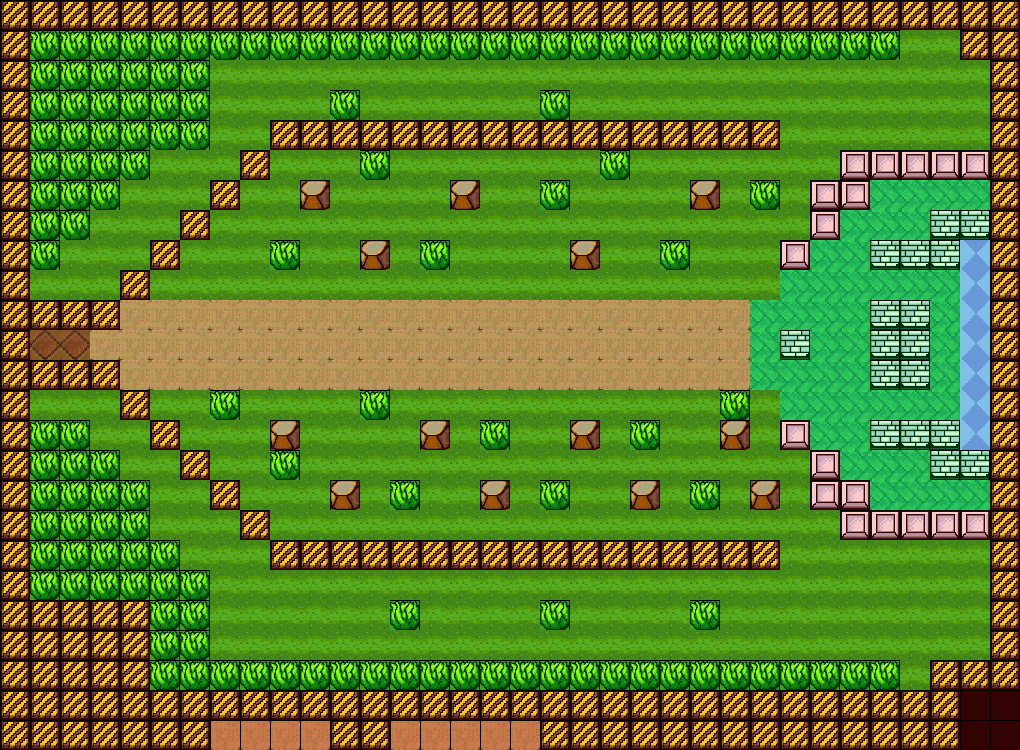

A level layout from a 2D game, rendered from its tile map. Below: a short description, then the map file with tile-grid data replaced by summaries:
An orthogonal 34x25 tile map with 30x30 px tiles, 3 tile layers (Background, Foreground, Meta), 2 tilesets and 14 objects (8x SpawnPoint, SpawnPoint9, SpawnPlayer, Exit, 4, ...).

<map version="1.0" orientation="orthogonal" width="34" height="25" tilewidth="30" tileheight="30">
 <tileset firstgid="1" name="objects" tilewidth="30" tileheight="30">
  <image source="objects.png" width="240" height="450" />
  <tile id="60">
   <properties>
    <property name="Type" value="wall1" />
   </properties>
  </tile>
  <tile id="66">
   <properties>
    <property name="Type" value="wall2" />
   </properties>
  </tile>
  <tile id="72">
   <properties>
    <property name="Type" value="wall3" />
   </properties>
  </tile>
  <tile id="78">
   <properties>
    <property name="Type" value="wall4" />
   </properties>
  </tile>
  <tile id="84">
   <properties>
    <property name="Type" value="wall5" />
   </properties>
  </tile>
  <tile id="90">
   <properties>
    <property name="Type" value="wall6" />
   </properties>
  </tile>
  <tile id="96">
   <properties>
    <property name="Type" value="wall7" />
   </properties>
  </tile>
  <tile id="102">
   <properties>
    <property name="Type" value="wall8" />
   </properties>
  </tile>
  <tile id="108">
   <properties>
    <property name="Type" value="wall9" />
   </properties>
  </tile>
 </tileset>
 <tileset firstgid="121" name="meta_tiles30x30" tilewidth="30" tileheight="30" spacing="1">
  <image source="meta_tiles30x30.png" width="61" height="31" />
  <tile id="0">
   <properties>
    <property name="Collidable" value="True" />
   </properties>
  </tile>
  <tile id="1">
   <properties>
    <property name="Collectable" value="True" />
   </properties>
  </tile>
 </tileset>
 <layer name="Background" width="34" height="25">
  <data>[850 cells, 846 non-empty, 7 distinct tile ids]</data>
 </layer>
 <layer name="Foreground" width="34" height="25">
  <data>[850 cells, 161 non-empty, 3 distinct tile ids]</data>
 </layer>
 <layer name="Meta" width="34" height="25">
  <data>[850 cells, 390 non-empty, 2 distinct tile ids]</data>
 </layer>
 <objectgroup name="Objects" width="34" height="25">
  <object name="SpawnPoint4" type="SpawnPoint" x="510" y="210" width="30" height="30">
   <properties>
    <property name="character" value="rock.png" />
   </properties>
  </object>
  <object name="SpawnPoint5" type="SpawnPoint" x="540" y="420" width="30" height="30">
   <properties>
    <property name="character" value="rock.png" />
   </properties>
  </object>
  <object name="SpawnPoint7" type="SpawnPoint" x="930" y="390" width="30" height="30">
   <properties>
    <property name="character" value="snake.png" />
   </properties>
  </object>
  <object name="SpawnPoint6" type="SpawnPoint" x="810" y="300" width="30" height="30">
   <properties>
    <property name="character" value="rock.png" />
   </properties>
  </object>
  <object name="SpawnPoint" type="SpawnPoint9" x="810" y="570" width="30" height="30">
   <properties>
    <property name="character" value="rock.png" />
   </properties>
  </object>
  <object name="SpawnPoint8" type="SpawnPoint" x="270" y="600" width="30" height="30">
   <properties>
    <property name="character" value="ball.png" />
   </properties>
  </object>
  <object name="SpawnPoint1" type="SpawnPoint" x="120" y="210" width="30" height="30">
   <properties>
    <property name="character" value="ball.png" />
   </properties>
  </object>
  <object name="SpawnPoint2" type="SpawnPoint" x="450" y="90" width="30" height="30">
   <properties>
    <property name="character" value="rock.png" />
   </properties>
  </object>
  <object name="SpawnPoint3" type="SpawnPoint" x="870" y="90" width="30" height="30">
   <properties>
    <property name="character" value="rock.png" />
   </properties>
  </object>
  <object name="SpawnPlayer" x="30" y="330" width="30" height="30" />
  <object name="Exit" x="990" y="330" width="30" height="30" />
 </objectgroup>
 <objectgroup name="Bonuses" width="34" height="25">
  <object name="Bonus1" type="4" x="60" y="60" width="30" height="30" />
  <object name="Bonus2" type="5" x="90" y="570" width="30" height="30" />
  <object name="Bonus3" type="3" x="900" y="330" width="30" height="30" />
 </objectgroup>
</map>
